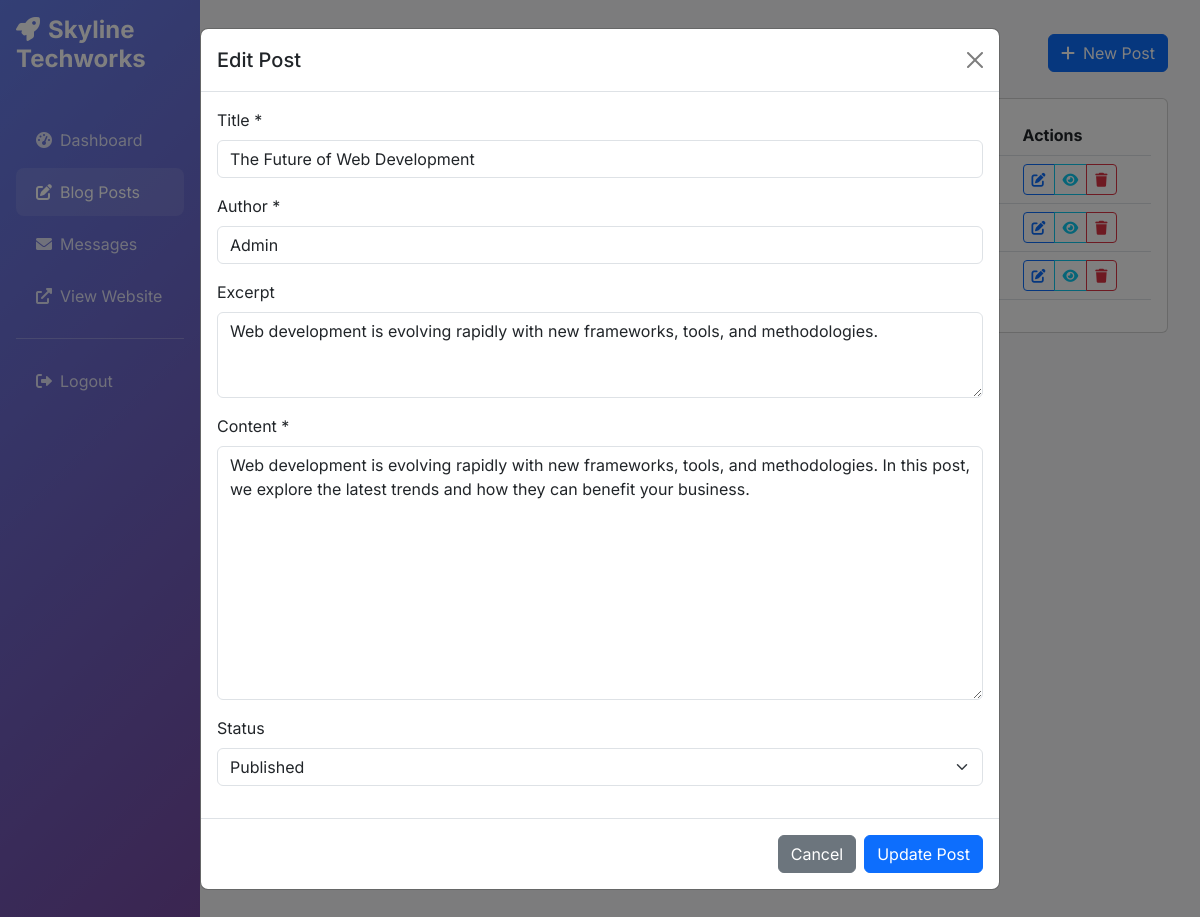
/admin/posts.php?edit=2 (signed in), run on the app's committed database.
### tables this page shows
CREATE TABLE blog_posts (
    id INT AUTO_INCREMENT PRIMARY KEY,
    title VARCHAR(255) NOT NULL,
    content TEXT NOT NULL,
    excerpt TEXT,
    author VARCHAR(100) NOT NULL,
    created_at TIMESTAMP DEFAULT CURRENT_TIMESTAMP,
    updated_at TIMESTAMP DEFAULT CURRENT_TIMESTAMP ON UPDATE CURRENT_TIMESTAMP,
    status ENUM('draft', 'published') DEFAULT 'published'
);

### admin/posts.php (the view, shortened to what this page needs)
<?php
try {
    $pdo = getDBConnection();
    $stmt = $pdo->query("
        SELECT id, title, author, status, created_at, updated_at
        FROM blog_posts
        ORDER BY created_at DESC
    ");
    $posts = $stmt->fetchAll();
} catch (PDOException $e) {
    $posts = [];
}
$edit_post = null;
if (isset($_GET['edit'])) {
    $edit_id = (int)$_GET['edit'];
    try {
        $pdo = getDBConnection();
        $stmt = $pdo->prepare("SELECT * FROM blog_posts WHERE id = :id");
        $stmt->bindValue(':id', $edit_id, PDO::PARAM_INT);
        $stmt->execute();
        $edit_post = $stmt->fetch();
    } catch (PDOException $e) {
        $edit_post = null;
    }
}
?>
<!DOCTYPE html>
<html lang="en">
<head>
    <link href="https://cdn.jsdelivr.net/npm/bootstrap@5.3.0/dist/css/bootstrap.min.css" rel="stylesheet">
    <link href="https://cdnjs.cloudflare.com/ajax/libs/font-awesome/6.0.0/css/all.min.css" rel="stylesheet">
</head>
<body>
    <div class="container-fluid">
        <div class="row">
            <div class="col-md-3 col-lg-2 sidebar p-0">
                <div class="p-3">
                    <h4 class="fw-bold mb-4">
                        <i class="fas fa-rocket me-2"></i>Skyline Techworks
                    </h4>
                </div>
                <nav class="nav flex-column px-3">
                    <a class="nav-link" href="dashboard.php">
                        <i class="fas fa-tachometer-alt me-2"></i>Dashboard
                    </a>
                    <a class="nav-link active" href="posts.php">
                        <i class="fas fa-edit me-2"></i>Blog Posts
                    </a>
                    <a class="nav-link" href="messages.php">
                        <i class="fas fa-envelope me-2"></i>Messages
                    </a>
                    <a class="nav-link" href="../index.php" target="_blank">
                        <i class="fas fa-external-link-alt me-2"></i>View Website
                    </a>
                    <hr class="my-3">
                    <a class="nav-link" href="logout.php">
                        <i class="fas fa-sign-out-alt me-2"></i>Logout
                    </a>
                </nav>
            </div>
            <div class="col-md-9 col-lg-10 main-content">
                <div class="d-flex justify-content-between align-items-center mb-4">
                    <h1 class="h3 fw-bold">Manage Blog Posts</h1>
                    <button class="btn btn-primary" data-bs-toggle="modal" data-bs-target="#postModal">
                        <i class="fas fa-plus me-2"></i>New Post
                    </button>
                </div>
                <div class="card">
                    <div class="card-body">
                        <?php if (empty($posts)): ?>
                        <div class="text-center py-5">
                            <i class="fas fa-newspaper fa-3x text-muted mb-3"></i>
                            <h5 class="text-muted">No blog posts yet</h5>
                            <p class="text-muted">Create your first blog post to get started.</p>
                        </div>
                        <?php else: ?>
                        <div class="table-responsive">
                            <table class="table table-hover">
                                <thead>
                                    <tr>
                                        <th>Title</th>
                                        <th>Author</th>
                                        <th>Status</th>
                                        <th>Created</th>
                                        <th>Actions</th>
                                    </tr>
                                </thead>
                                <tbody>
                                    <?php foreach ($posts as $post): ?>
                                    <tr>
                                        <td>
                                            <strong><?php echo htmlspecialchars($post['title']); ?></strong>
                                        </td>
                                        <td><?php echo htmlspecialchars($post['author']); ?></td>
                                        <td>
                                            <span class="badge bg-<?php echo $post['status'] == 'published' ? 'success' : 'warning'; ?>">
                                            </span>
                                        </td>
                                        <td><?php echo date('M j, Y', strtotime($post['created_at'])); ?></td>
                                        <td>
                                            <div class="btn-group btn-group-sm">
                                                <a href="?edit=<?php echo $post['id']; ?>" class="btn btn-outline-primary">
                                                    <i class="fas fa-edit"></i>
                                                </a>
                                                <a href="../blog-post.php?id=<?php echo $post['id']; ?>" target="_blank" class="btn btn-outline-info">
                                                    <i class="fas fa-eye"></i>
                                                </a>
                                                <button class="btn btn-outline-danger" onclick="deletePost(<?php echo $post['id']; ?>)">
                                                    <i class="fas fa-trash"></i>
                                                </button>
                                            </div>
                                        </td>
                                    </tr>
                                    <?php endforeach; ?>
                                </tbody>
                            </table>
                        </div>
                        <?php endif; ?>
                    </div>
                </div>
            </div>
        </div>
    </div>
    <div class="modal fade" id="postModal" tabindex="-1">
        <div class="modal-dialog modal-lg">
            <div class="modal-content">
                <form method="POST" action="">
                    <div class="modal-header">
                        <h5 class="modal-title">
                            <?php echo $edit_post ? 'Edit Post' : 'Create New Post'; ?>
                        </h5>
                        <button type="button" class="btn-close" data-bs-dismiss="modal"></button>
                    </div>
                    <div class="modal-body">
                        <div class="mb-3">
                            <label for="title" class="form-label">Title *</label>
                            <input type="text" class="form-control" id="title" name="title"
                                   value="<?php echo htmlspecialchars($edit_post['title'] ?? ''); ?>" required>
                        </div>
                        <div class="mb-3">
                            <label for="author" class="form-label">Author *</label>
                            <input type="text" class="form-control" id="author" name="author"
                                   value="<?php echo htmlspecialchars($edit_post['author'] ?? ''); ?>" required>
                        </div>
                        <div class="mb-3">
                            <label for="excerpt" class="form-label">Excerpt</label>
                            <textarea class="form-control" id="excerpt" name="excerpt" rows="3"><?php echo htmlspecialchars($edit_post['excerpt'] ?? ''); ?></textarea>
                        </div>
                        <div class="mb-3">
                            <label for="content" class="form-label">Content *</label>
                            <textarea class="form-control" id="content" name="content" rows="10" required><?php echo htmlspecialchars($edit_post['content'] ?? ''); ?></textarea>
                        </div>
                        <div class="mb-3">
                            <label for="status" class="form-label">Status</label>
                            <select class="form-select" id="status" name="status">
                                <option value="published" <?php echo ($edit_post['status'] ?? '') == 'published' ? 'selected' : ''; ?>>Published</option>
                            </select>
                        </div>
                    </div>
                    <div class="modal-footer">
                        <button type="button" class="btn btn-secondary" data-bs-dismiss="modal">Cancel</button>
                        <button type="submit" class="btn btn-primary">
                            <?php echo $edit_post ? 'Update Post' : 'Create Post'; ?>
                        </button>
                    </div>
                </form>
            </div>
        </div>
    </div>
</body>
</html>

### admin/posts.php (style rules this page uses)
body { font-family: 'Inter', sans-serif; background-color: #f8f9fa; }
.sidebar { background: linear-gradient(135deg, #667eea 0%, #764ba2 100%); min-height: 100vh; color: white; }
.sidebar .nav-link { color: rgba(255, 255, 255, 0.8); padding: 12px 20px; border-radius: 8px; margin: 2px 0; }
.sidebar .nav-link:hover, .sidebar .nav-link.active { background-color: rgba(255, 255, 255, 0.1); color: white; }
.main-content { padding: 2rem; }

### data on the page
blog_posts: title "The Future of Web Development", author "Admin", excerpt "Web development is evolving rapidly with new frameworks, tools, and methodologies.", content "Web development is evolving rapidly with new frameworks, tools, and methodologies. In this post, we explore the latest trends and how they can benefit your business.", status "Published"
